Frame 1 (no input): blank canvas, image omitted
Frame 60 (the mouse pressed at the canvas centre just before this capture): blank canvas, image omitted
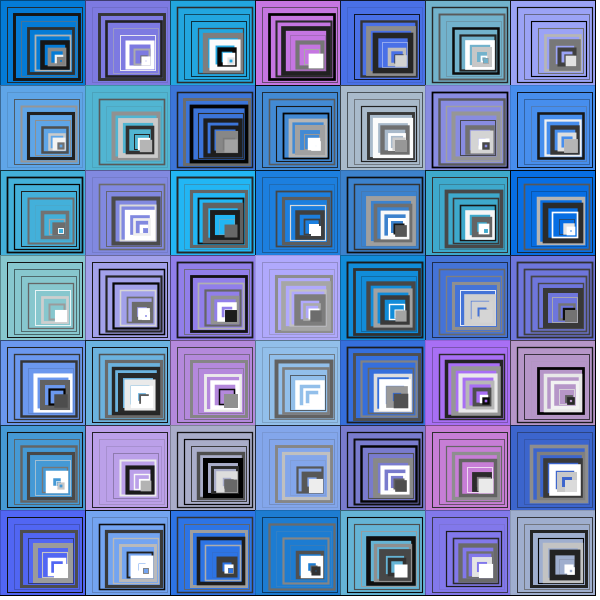
Frame 120 (the mouse held since frame 60 and released just before this capture)

The Processing sketch whose frames 1 and 60 were blank and that drew this single picture after the mouse press (run headless with seeded random() and noise(); from frame 60 on, the mouse is pressed at the canvas centre):

// Processing sketch: processing_181999
// ── processing_181999.pde

void setup(){
	size(600,600);
background(255);
frameRate(5);
}

void draw() {
  
  int w = 600;
  int h = 600;
  int units = 7;
  int unitW = w/units;
  int unitH = h/units;
  smooth();
  
  size(w,h);
  
  if(mousePressed==true){
  
  for (int i=0; i < units; i++) {
    for (int j=0; j < units; j++) {
      //random fills limited by 2nd argument
      fill(random(0,200), random(100,200), random(200,255));
        //nternal rectangles
        for (int k=0;k<10;k++) {
          stroke(random(55*k));
          strokeWeight(random(1+k));
          rect(unitW*i+k*7,unitH*j+k*7,unitW-(10*k),unitH-(10*k));
        }
        
    }
  }
  
  }	
}
